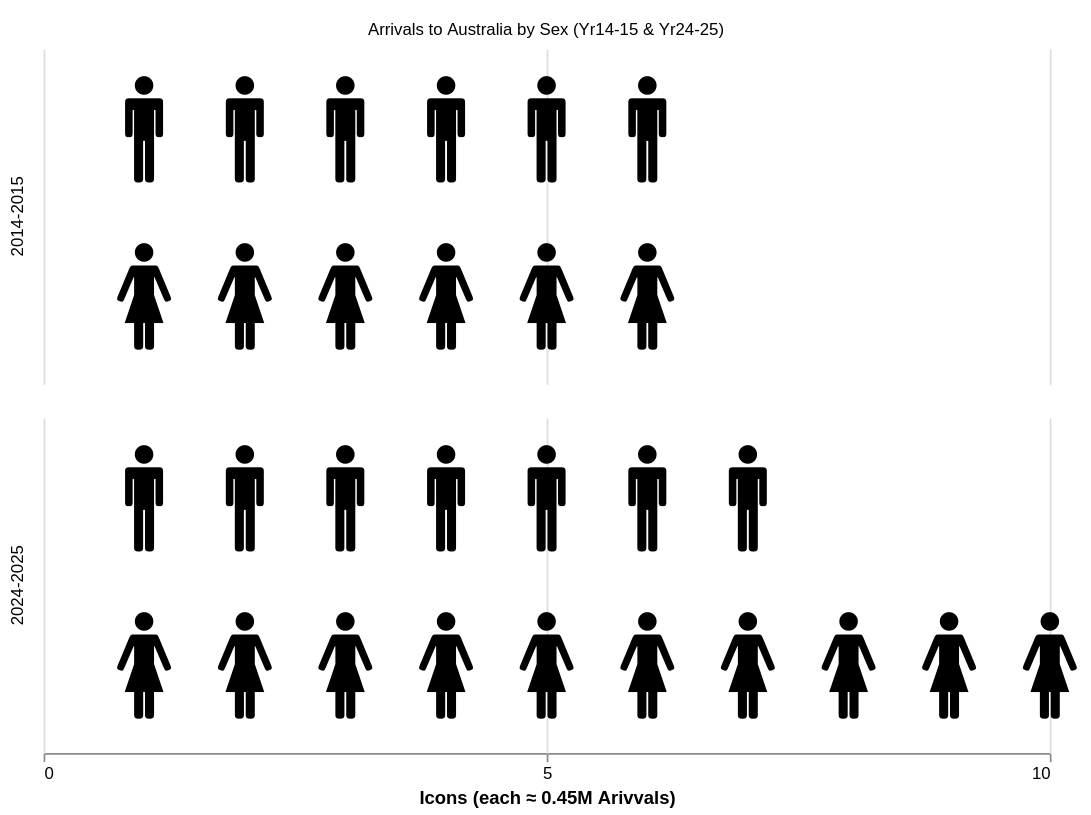

Source (Vega-Lite JSON):
### Vega specification from a JSON file in a GitHub repository (floating-point values rounded to 4 significant figures)
{"$schema": "https://vega.github.io/schema/vega/v6.json", "background": "white", "padding": 5, "title": {"text": "Arrivals to Australia by Sex (Yr14-15 & Yr24-25)", "fontSize": 20, "fontWeight": "bold", "fontStyle": "sans-serif", "anchor": "middle"}, "data": [{"name": "source_0", "values": [{"Year": "2014-2015", "Sex": "male", "Arrivals": 3569190}, {"Year": "2014-2015", "Sex": "male", "Arrivals": 3569190}, {"Year": "2014-2015", "Sex": "male", "Arrivals": 3569190}, {"Year": "2014-2015", "Sex": "male", "Arrivals": 3569190}, {"Year": "2014-2015", "Sex": "male", "Arrivals": 3569190}, {"Year": "2014-2015", "Sex": "male", "Arrivals": 3569190}, {"Year": "2014-2015", "Sex": "female", "Arrivals": 3569580}, {"Year": "2014-2015", "Sex": "female", "Arrivals": 3569580}, {"Year": "2014-2015", "Sex": "female", "Arrivals": 3569580}, {"Year": "2014-2015", "Sex": "female", "Arrivals": 3569580}, {"Year": "2014-2015", "Sex": "female", "Arrivals": 3569580}, {"Year": "2014-2015", "Sex": "female", "Arrivals": 3569580}, {"Year": "2024-2025", "Sex": "male", "Arrivals": 3974820}, {"Year": "2024-2025", "Sex": "male", "Arrivals": 3974820}, {"Year": "2024-2025", "Sex": "male", "Arrivals": 3974820}, {"Year": "2024-2025", "Sex": "male", "Arrivals": 3974820}, {"Year": "2024-2025", "Sex": "male", "Arrivals": 3974820}, {"Year": "2024-2025", "Sex": "male", "Arrivals": 3974820}, {"Year": "2024-2025", "Sex": "male", "Arrivals": 3974820}, {"Year": "2024-2025", "Sex": "female", "Arrivals": 4427570}, {"Year": "2024-2025", "Sex": "female", "Arrivals": 4427570}, {"Year": "2024-2025", "Sex": "female", "Arrivals": 4427570}, {"Year": "2024-2025", "Sex": "female", "Arrivals": 4427570}, {"Year": "2024-2025", "Sex": "female", "Arrivals": 4427570}, {"Year": "2024-2025", "Sex": "female", "Arrivals": 4427570}, {"Year": "2024-2025", "Sex": "female", "Arrivals": 4427570}, {"Year": "2024-2025", "Sex": "female", "Arrivals": 4427570}, {"Year": "2024-2025", "Sex": "female", "Arrivals": 4427570}, {"Year": "2024-2025", "Sex": "female", "Arrivals": 4427570}]}, {"name": "data_0", "source": "source_0", "transform": [{"type": "formula", "expr": "{'female': '🚺', 'male': '🚹'}[datum.Sex]", "as": "emoji"}, {"type": "window", "params": [null], "as": ["rank"], "ops": ["rank"], "fields": [null], "sort": {"field": [], "order": []}, "groupby": ["Year", "Sex"]}, {"type": "filter", "expr": "isValid(datum[\"rank\"]) && isFinite(+datum[\"rank\"])"}]}, {"name": "row_domain", "source": "data_0", "transform": [{"type": "aggregate", "groupby": ["Year"]}]}], "signals": [{"name": "child_width", "value": 600}, {"name": "child_height", "value": 200}], "layout": {"padding": 20, "columns": 1, "bounds": "full", "align": "all"}, "marks": [{"name": "row_header", "type": "group", "role": "row-header", "from": {"data": "row_domain"}, "sort": {"field": "datum[\"Year\"]", "order": "ascending"}, "title": {"text": {"signal": "isValid(parent[\"Year\"]) ? parent[\"Year\"] : \"\"+parent[\"Year\"]"}, "orient": "left", "style": "guide-label", "frame": "group", "offset": 10}, "encode": {"update": {"height": {"signal": "child_height"}}}}, {"name": "column_footer", "type": "group", "role": "column-footer", "encode": {"update": {"width": {"signal": "child_width"}}}, "axes": [{"scale": "x", "orient": "bottom", "grid": false, "title": "Icons (each ≈ 0.45M Arivvals)", "tickMinStep": 1, "values": [0, 5, 10], "labelFlush": true, "labelOverlap": true, "zindex": 0}]}, {"name": "cell", "type": "group", "style": "cell", "from": {"facet": {"name": "facet", "data": "data_0", "groupby": ["Year"]}}, "sort": {"field": ["datum[\"Year\"]"], "order": ["ascending"]}, "encode": {"update": {"width": {"signal": "child_width"}, "height": {"signal": "child_height"}}}, "marks": [{"name": "child_marks", "type": "text", "style": ["text"], "from": {"data": "facet"}, "encode": {"update": {"baseline": {"value": "middle"}, "fill": {"value": "black"}, "tooltip": {"signal": "{\"Sex\": isValid(datum[\"Sex\"]) ? datum[\"Sex\"] : \"\"+datum[\"Sex\"], \"Arrivals\": format(datum[\"Arrivals\"], \",\")}"}, "description": {"signal": "\"rank: \" + (format(datum[\"rank\"], \"\")) + \"; Sex: \" + (isValid(datum[\"Sex\"]) ? datum[\"Sex\"] : \"\"+datum[\"Sex\"]) + \"; emoji: \" + (isValid(datum[\"emoji\"]) ? datum[\"emoji\"] : \"\"+datum[\"emoji\"]) + \"; Arrivals: \" + (format(datum[\"Arrivals\"], \",\"))"}, "x": {"scale": "x", "field": "rank"}, "y": {"scale": "y", "field": "Sex"}, "text": {"signal": "isValid(datum[\"emoji\"]) ? datum[\"emoji\"] : \"\"+datum[\"emoji\"]"}, "fontSize": {"value": 60}, "align": {"value": "center"}}}}], "axes": [{"scale": "x", "orient": "bottom", "tickMinStep": 1, "values": [0, 5, 10], "gridScale": "y", "grid": true, "domain": false, "labels": false, "aria": false, "maxExtent": 0, "minExtent": 0, "ticks": false, "zindex": 0}]}], "scales": [{"name": "x", "type": "linear", "domain": [0, 10], "range": [0, {"signal": "child_width"}], "zero": true}, {"name": "y", "type": "point", "domain": {"data": "data_0", "field": "Sex"}, "range": [0, {"signal": "child_height"}], "padding": 0.5}], "config": {"style": {"cell": {"stroke": ""}}}}
